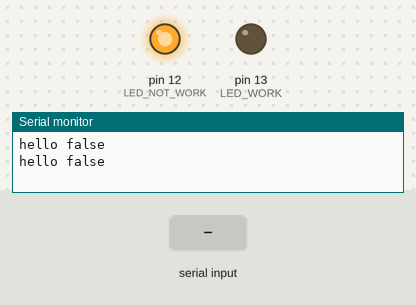
The sketch below on a simulated Arduino Uno, built with avr-gcc and run on an emulated ATmega328P. Shown: output pins drawn as LEDs (lit = HIGH), the last lines printed to the serial monitor. Inputs (shaded band) come from the test bench.

Above: at 1.2 s.
1.3 s: "hi" received over Serial
At 2.8 s:
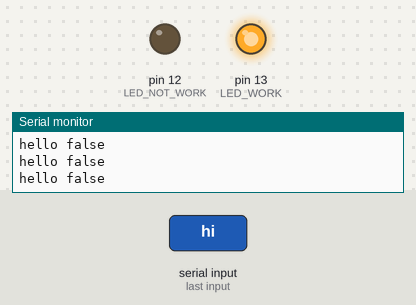
Timing chart, 0 to 4.3 s (numbered marks = the images above; inputs shaded):
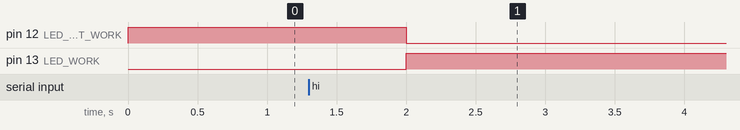

Measured:
- after the input at 1.3 s, pin 12 (LED_NOT_WORK): HIGH → LOW after 0.70 s; pin 13 (LED_WORK): LOW → HIGH after 0.70 s

The sketch:

arduinoSketch.ino
```cpp
#define LED_WORK        13
#define LED_NOT_WORK    12

char inputs   [20];
char oldInputs[20];

bool started = false;

void setup() {
    Serial.begin(9600);

    pinMode(LED_WORK , OUTPUT);
    pinMode(LED_NOT_WORK, OUTPUT);
}

void loop() {

    getInputs();
    strcpy(oldInputs, inputs);
    Serial.println(inputs);

    if(Serial.available()){
        int ind=0;
        char buff[5];
        while(Serial.available()){
            unsigned char c = Serial.read();
            buff[ind] = c;
            if(ind++ > 6) break;
        }
        buff[2]=0;
        if(strcmp(buff, "hi")==0){
            started = true;
        }
        if(strcmp(buff, "bye")==0){
            started = false;
        }
    }

    if(started){
        work();
    } else {
        notWork();
    }

    delay(1000);
}

void getInputs(){
    sprintf(inputs, "hello %s", started? "true" : "false");
}

void work() {
    digitalWrite(LED_WORK, HIGH);
    digitalWrite(LED_NOT_WORK, LOW);
}

void notWork() {
    digitalWrite(LED_WORK, LOW);
    digitalWrite(LED_NOT_WORK, HIGH);
}
```
